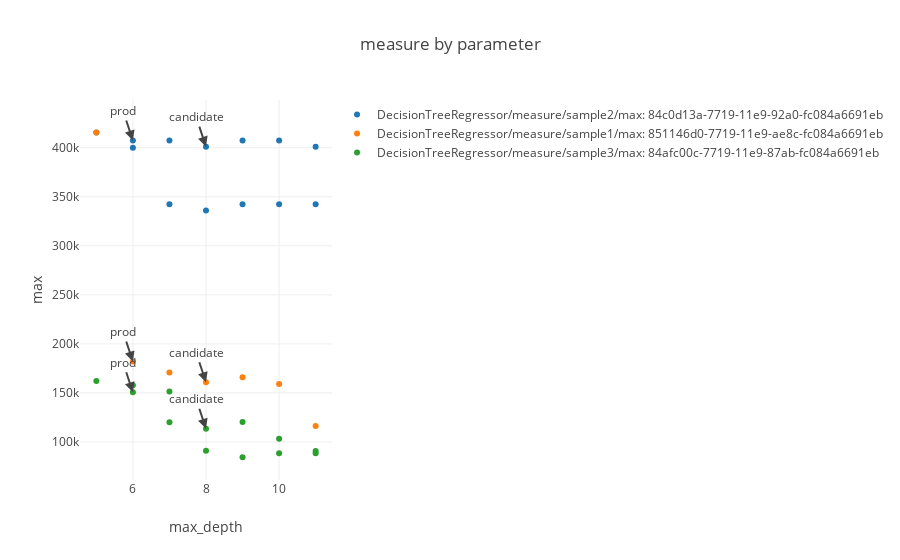

The cell this chart's notebook holds for it:
### Markdown cell above
#### Plot error measure vs parameter

### Code cell
import pailab.analysis.plot_helper as plt_helper
import pailab.analysis.plot as plot
plot.measure_by_parameter(ml_repo, ml_repo.tree.models.DecisionTreeRegressor.measures('max'), 'max_depth', data_versions=LAST_VERSION)
ml_repo.tree.models.DecisionTreeRegressor.measures('r2')

### Figure 1 — Plotly figure (JSON) as saved in the notebook; plotly's stock layout.template omitted (floating-point values rounded to 4 significant figures)
{"data": [{"mode": "markers", "name": "DecisionTreeRegressor/measure/sample2/max: 84c0d13a-7719-11e9-92a0-fc084a6691eb", "text": ["model version: 84d7facd-7719-11e9-9a34-fc084a6691eb<br>sample3: 84c0d13a-7719-11e9-92a0-fc084a6691eb<br>train_data: 84d75ec8-7719-11e9-b375-fc084a6691eb", "model version: 83f2cb24-7719-11e9-abf4-fc084a6691eb<br>sample3: 84c0d13a-7719-11e9-92a0-fc084a6691eb<br>train_data: 83d7f948-7719-11e9-bad3-fc084a6691eb", "model version: 84e563b8-7719-11e9-958b-fc084a6691eb<br>sample3: 84c0d13a-7719-11e9-92a0-fc084a6691eb<br>train_data: 84d75ec8-7719-11e9-b375-fc084a6691eb", "model version: 84edec62-7719-11e9-bc17-fc084a6691eb<br>sample3: 84c0d13a-7719-11e9-92a0-fc084a6691eb<br>train_data: 84d75ec8-7719-11e9-b375-fc084a6691eb", "model version: 84f4a0d8-7719-11e9-af7c-fc084a6691eb<br>sample3: 84c0d13a-7719-11e9-92a0-fc084a6691eb<br>train_data: 84d75ec8-7719-11e9-b375-fc084a6691eb", "model version: 84fdc568-7719-11e9-8f99-fc084a6691eb<br>sample3: 84c0d13a-7719-11e9-92a0-fc084a6691eb<br>train_data: 84d75ec8-7719-11e9-b375-fc084a6691eb", "model version: 85078610-7719-11e9-9303-fc084a6691eb<br>sample3: 84c0d13a-7719-11e9-92a0-fc084a6691eb<br>train_data: 84d75ec8-7719-11e9-b375-fc084a6691eb", "model version: 8511e2da-7719-11e9-a641-fc084a6691eb<br>sample3: 84c0d13a-7719-11e9-92a0-fc084a6691eb<br>train_data: 851146d0-7719-11e9-ae8c-fc084a6691eb", "model version: 851d77e9-7719-11e9-b60b-fc084a6691eb<br>sample3: 84c0d13a-7719-11e9-92a0-fc084a6691eb<br>train_data: 851146d0-7719-11e9-ae8c-fc084a6691eb", "model version: 85269c2e-7719-11e9-a96b-fc084a6691eb<br>sample3: 84c0d13a-7719-11e9-92a0-fc084a6691eb<br>train_data: 851146d0-7719-11e9-ae8c-fc084a6691eb", "model version: 85319506-7719-11e9-a547-fc084a6691eb<br>sample3: 84c0d13a-7719-11e9-92a0-fc084a6691eb<br>train_data: 851146d0-7719-11e9-ae8c-fc084a6691eb", "model version: 853b55c2-7719-11e9-8f00-fc084a6691eb<br>sample3: 84c0d13a-7719-11e9-92a0-fc084a6691eb<br>train_data: 851146d0-7719-11e9-ae8c-fc084a6691eb", "model version: 85451654-7719-11e9-b144-fc084a6691eb<br>sample3: 84c0d13a-7719-11e9-92a0-fc084a6691eb<br>train_data: 851146d0-7719-11e9-ae8c-fc084a6691eb"], "type": "scatter", "uid": "3f588952-1cdb-490d-979f-b2f1abfaf419", "x": [6, 5, 7, 8, 9, 10, 11, 6, 7, 8, 9, 10, 11], "y": [400050, 415450, 342300, 336000, 342300, 342300, 342300, 407400, 407400, 401100, 407400, 407400, 401100]}, {"mode": "markers", "name": "DecisionTreeRegressor/measure/sample1/max: 851146d0-7719-11e9-ae8c-fc084a6691eb", "text": ["model version: 8511e2da-7719-11e9-a641-fc084a6691eb<br>sample3: 851146d0-7719-11e9-ae8c-fc084a6691eb<br>train_data: 851146d0-7719-11e9-ae8c-fc084a6691eb", "model version: 83f2cb24-7719-11e9-abf4-fc084a6691eb<br>sample3: 851146d0-7719-11e9-ae8c-fc084a6691eb<br>train_data: 83d7f948-7719-11e9-bad3-fc084a6691eb", "model version: 851d77e9-7719-11e9-b60b-fc084a6691eb<br>sample3: 851146d0-7719-11e9-ae8c-fc084a6691eb<br>train_data: 851146d0-7719-11e9-ae8c-fc084a6691eb", "model version: 85269c2e-7719-11e9-a96b-fc084a6691eb<br>sample3: 851146d0-7719-11e9-ae8c-fc084a6691eb<br>train_data: 851146d0-7719-11e9-ae8c-fc084a6691eb", "model version: 85319506-7719-11e9-a547-fc084a6691eb<br>sample3: 851146d0-7719-11e9-ae8c-fc084a6691eb<br>train_data: 851146d0-7719-11e9-ae8c-fc084a6691eb", "model version: 853b55c2-7719-11e9-8f00-fc084a6691eb<br>sample3: 851146d0-7719-11e9-ae8c-fc084a6691eb<br>train_data: 851146d0-7719-11e9-ae8c-fc084a6691eb", "model version: 85451654-7719-11e9-b144-fc084a6691eb<br>sample3: 851146d0-7719-11e9-ae8c-fc084a6691eb<br>train_data: 851146d0-7719-11e9-ae8c-fc084a6691eb"], "type": "scatter", "uid": "e92f6f1e-fd2d-4fc4-aaef-eeee3b27ef56", "x": [6, 5, 7, 8, 9, 10, 11], "y": [182100, 415450, 170730, 160900.0, 165900, 159096, 116200]}, {"mode": "markers", "name": "DecisionTreeRegressor/measure/sample3/max: 84afc00c-7719-11e9-87ab-fc084a6691eb", "text": ["model version: 84d7facd-7719-11e9-9a34-fc084a6691eb<br>sample3: 84afc00c-7719-11e9-87ab-fc084a6691eb<br>train_data: 84d75ec8-7719-11e9-b375-fc084a6691eb", "model version: 83f2cb24-7719-11e9-abf4-fc084a6691eb<br>sample3: 84afc00c-7719-11e9-87ab-fc084a6691eb<br>train_data: 83d7f948-7719-11e9-bad3-fc084a6691eb", "model version: 84e563b8-7719-11e9-958b-fc084a6691eb<br>sample3: 84afc00c-7719-11e9-87ab-fc084a6691eb<br>train_data: 84d75ec8-7719-11e9-b375-fc084a6691eb", "model version: 84edec62-7719-11e9-bc17-fc084a6691eb<br>sample3: 84afc00c-7719-11e9-87ab-fc084a6691eb<br>train_data: 84d75ec8-7719-11e9-b375-fc084a6691eb", "model version: 84f4a0d8-7719-11e9-af7c-fc084a6691eb<br>sample3: 84afc00c-7719-11e9-87ab-fc084a6691eb<br>train_data: 84d75ec8-7719-11e9-b375-fc084a6691eb", "model version: 84fdc568-7719-11e9-8f99-fc084a6691eb<br>sample3: 84afc00c-7719-11e9-87ab-fc084a6691eb<br>train_data: 84d75ec8-7719-11e9-b375-fc084a6691eb", "model version: 85078610-7719-11e9-9303-fc084a6691eb<br>sample3: 84afc00c-7719-11e9-87ab-fc084a6691eb<br>train_data: 84d75ec8-7719-11e9-b375-fc084a6691eb", "model version: 8511e2da-7719-11e9-a641-fc084a6691eb<br>sample3: 84afc00c-7719-11e9-87ab-fc084a6691eb<br>train_data: 851146d0-7719-11e9-ae8c-fc084a6691eb", "model version: 851d77e9-7719-11e9-b60b-fc084a6691eb<br>sample3: 84afc00c-7719-11e9-87ab-fc084a6691eb<br>train_data: 851146d0-7719-11e9-ae8c-fc084a6691eb", "model version: 85269c2e-7719-11e9-a96b-fc084a6691eb<br>sample3: 84afc00c-7719-11e9-87ab-fc084a6691eb<br>train_data: 851146d0-7719-11e9-ae8c-fc084a6691eb", "model version: 85319506-7719-11e9-a547-fc084a6691eb<br>sample3: 84afc00c-7719-11e9-87ab-fc084a6691eb<br>train_data: 851146d0-7719-11e9-ae8c-fc084a6691eb", "model version: 853b55c2-7719-11e9-8f00-fc084a6691eb<br>sample3: 84afc00c-7719-11e9-87ab-fc084a6691eb<br>train_data: 851146d0-7719-11e9-ae8c-fc084a6691eb", "model version: 85451654-7719-11e9-b144-fc084a6691eb<br>sample3: 84afc00c-7719-11e9-87ab-fc084a6691eb<br>train_data: 851146d0-7719-11e9-ae8c-fc084a6691eb"], "type": "scatter", "uid": "cdb58463-6e57-46b6-adb2-56c52d923fe4", "x": [6, 5, 7, 8, 9, 10, 11, 6, 7, 8, 9, 10, 11], "y": [158000.0, 162200.0, 151600, 91190.0, 84440.0, 88470.0, 90870.0, 150800.0, 120200.0, 113500.0, 120450, 103200.0, 88470.0]}], "layout": {"annotations": [{"arrowhead": 2, "showarrow": true, "text": "prod", "x": 6, "xref": "x", "y": 407400, "yref": "y"}, {"arrowhead": 2, "showarrow": true, "text": "candidate", "x": 8, "xref": "x", "y": 401100, "yref": "y"}, {"arrowhead": 2, "showarrow": true, "text": "prod", "x": 6, "xref": "x", "y": 182100, "yref": "y"}, {"arrowhead": 2, "showarrow": true, "text": "candidate", "x": 8, "xref": "x", "y": 160900.0, "yref": "y"}, {"arrowhead": 2, "showarrow": true, "text": "prod", "x": 6, "xref": "x", "y": 150800.0, "yref": "y"}, {"arrowhead": 2, "showarrow": true, "text": "candidate", "x": 8, "xref": "x", "y": 113500.0, "yref": "y"}], "title": {"text": "measure by parameter"}, "xaxis": {"title": {"text": "max_depth"}}, "yaxis": {"title": {"text": "max"}}}}
